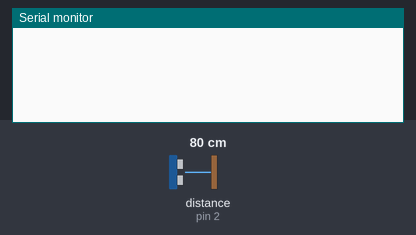
Recording of a sketch running on a simulated Arduino Uno, built with avr-gcc and run on an emulated ATmega328P. Parts: the last lines printed to the serial monitor. Inputs (shaded band) come from the test bench; at power-on: distance to the obstacle (sensor on pin 2) 80 cm.

Above: at 1.2 s.
1.3 s: distance to the obstacle (sensor on pin 2) set to 2 cm
At 1.39 s:
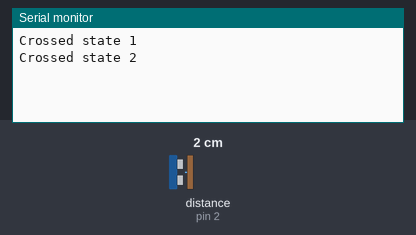
At 2.4 s:
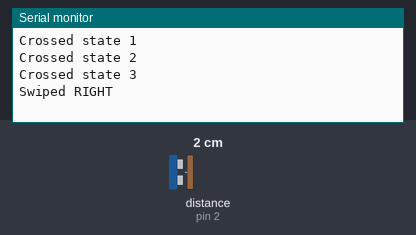

Measured:
- after the input at 1.3 s, the serial monitor: prints a new line at once (image 1)

The sketch:

Workshop_Swipe.ino
```cpp
/*
 * Example code for a swipe sensor. The logic of the code is sensor agnostic
 * although the implementation for each sensor needs to be changed.
 *
 * ~ Sourav Mohapatra
 *
 */

#include "Ultrasonic.h"

// Define the states of the state machine
enum state_machine {
  STATE_START,
  STATE_1,
  STATE_2,
  STATE_3,
  STATE_4,
};

// Any PIN definitions
#define SENSORPIN   2

// Give physical definitions to the state.
// In this case it is for an ultrasonic sensor
#define LEFT_STATE 30
#define MIDDLE_STATE 20
#define RIGHT_STATE 10
#define BUFFER 3

// Init the sensor if any
Ultrasonic ultrasonic(SENSORPIN);
enum state_machine machine;

void setup() {
  Serial.begin(9600);
  machine = STATE_START;
}

static inline int fetchData()
{
  return ultrasonic.MeasureInCentimeters();
}

void stateMachine(int value)
{
  switch (machine) {
    case STATE_START:
      if (value < LEFT_STATE) {
        Serial.println("Crossed state 1");
        machine = STATE_1;
      }
      break;

    case STATE_1:
      if (value < MIDDLE_STATE) {
        Serial.println("Crossed state 2");
        machine = STATE_2;
      }
      break;

    case STATE_2:
      if (value < RIGHT_STATE) {
        Serial.println("Crossed state 3");
        machine = STATE_3;
      }
      break;

    case STATE_3:
      Serial.println("Swiped RIGHT\n");
      machine = STATE_4;
      break;

    case STATE_4:
      // Reset the state
      if (value > 200)
        machine = STATE_START;
      break;
  }
}

void loop() {
  int value = fetchData();

  //Serial.println(value);
  stateMachine(value);
  delay(50);
}
```
